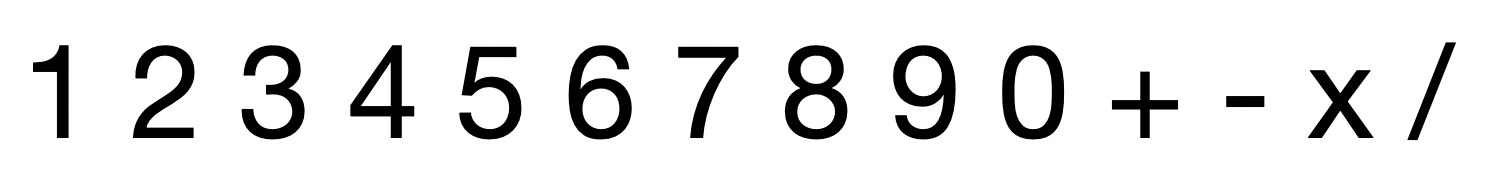
%> input picture project/operators.png, 1500 x 176 px
$ octave operators.m   (GNU Octave 9; MATLAB toolbox functions it lacks are replaced by stand-ins)
%> lines starting %> are read from the running program, lines starting %| are printed output that depends on the picture; in (x1, y1, x2, y2) boxes, pixels count from 0 and x2, y2 are one past the last pixel; in counts of white or black regions, pixels touching at a corner belong together; the program's own positions count from 1
### project/components.m
function [comps,len] = components(I)
% Gets the connected compoenents in I
% I: a BW image
% comps: a cell vector of matrices
% len: the number of components
cc = bwconncomp(I, 4);
len = cc.NumObjects;
rp = regionprops(cc, 'BoundingBox');
comps = cell(len, 1);
for i=1:len
    cropped = imcrop(I, rp(i).BoundingBox);
    comps(i) = {cropped};
end
end

### project/operators.m
op = imread('operators.png');
%> op is the input picture: size 176x1500x3 uint8; mean R, G, B 228, 228, 228
op = rgb2gray(im2double(op));
%> op: size 176x1500 double
op = ~imbinarize(op);
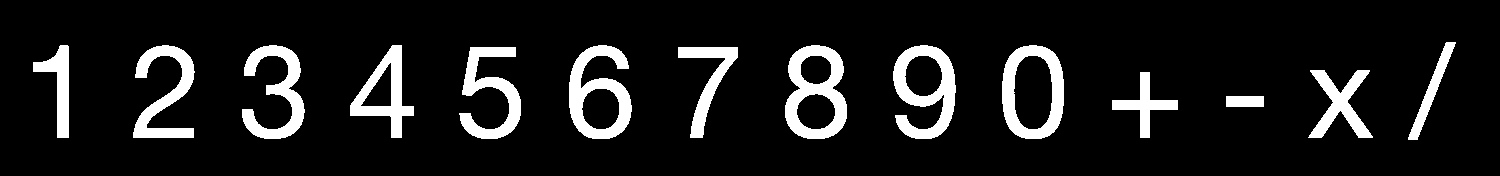
%> op: size 176x1500 logical; 10.6% white; 14 white regions, largest, box (x1, y1, x2, y2) and area: (785, 45, 847, 139) 2954, (893, 45, 956, 139) 2838, (569, 45, 632, 139) 2827
op = im2double(op);
%> op: size 176x1500 double; values 0 (black) and 1 (white), 10.6% white; 14 white regions

[comps, N] = components(op);
%> in components, `cc = bwconncomp(I, 4);`: cc = 14 connected components
%> in components, `len = cc.NumObjects;`: len = 14
%> in components, `rp = regionprops(cc, 'BoundingBox');`: rp = 14 regions; largest, box (x1, y1, x2, y2): (350, 45, 414, 138), (242, 45, 305, 139), (569, 45, 632, 139), (893, 45, 956, 139), (785, 45, 847, 139)
%> in components, `comps = cell(len, 1);`: comps = 14 items
%> the loop in components, `for i=1:len` made 14 passes
%> pass 1, in components, `cropped = imcrop(I, rp(i).BoundingBox);`:
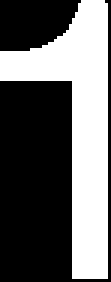
%> cropped: size 94x37 double (shown 3 times larger); values 0 (black) and 1 (white), 40.1% white; 1 white region, box (x1, y1, x2, y2) and area: (0, 0, 36, 93) 1394
%> pass 2, in components, `cropped = imcrop(I, rp(i).BoundingBox);`:
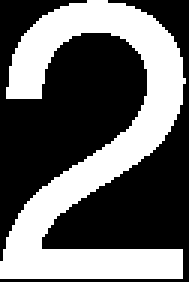
%> cropped: size 94x63 double (shown 3 times larger); values 0 (black) and 1 (white), 39.8% white; 1 white region, box (x1, y1, x2, y2) and area: (0, 0, 62, 93) 2358
%> pass 3, in components, `cropped = imcrop(I, rp(i).BoundingBox);`:
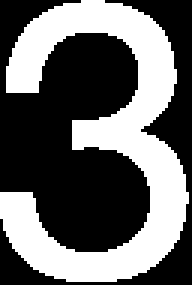
%> cropped: size 95x64 double (shown 3 times larger); values 0 (black) and 1 (white), 40.2% white; 1 white region, box (x1, y1, x2, y2) and area: (0, 0, 63, 94) 2445
%> comps = 14 items; N = 14

for i=1:N
    subplot(1, N, i);
    imshow(cell2mat(comps(i)));
end
%> this loop made 14 passes
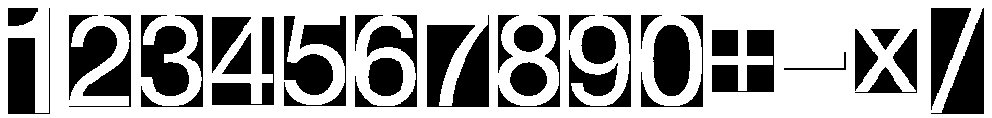
%> figure redrawn from the program's plot data, 14 panels

opnames = ['1', '2', '3', '4', '5', '6', '7', '8', '9', '0', 'a', 's', 'm', 'd'];
[m, n] = size(opnames);

if N == n
    for i=1:N
        imwrite(cell2mat(comps(i)), opnames(i) + ".png");
    end
end
